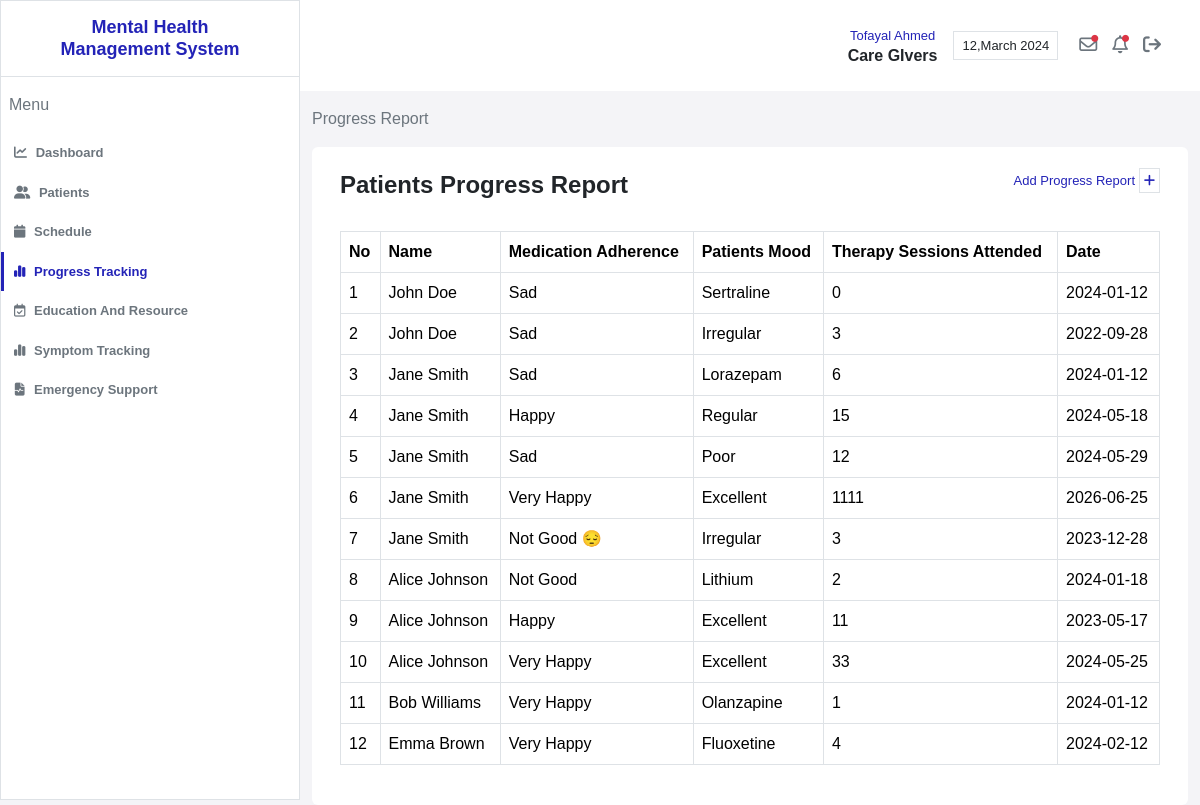
/view/care_giver/progress_tracking.php (signed in), run on an earlier commit of the app's database.
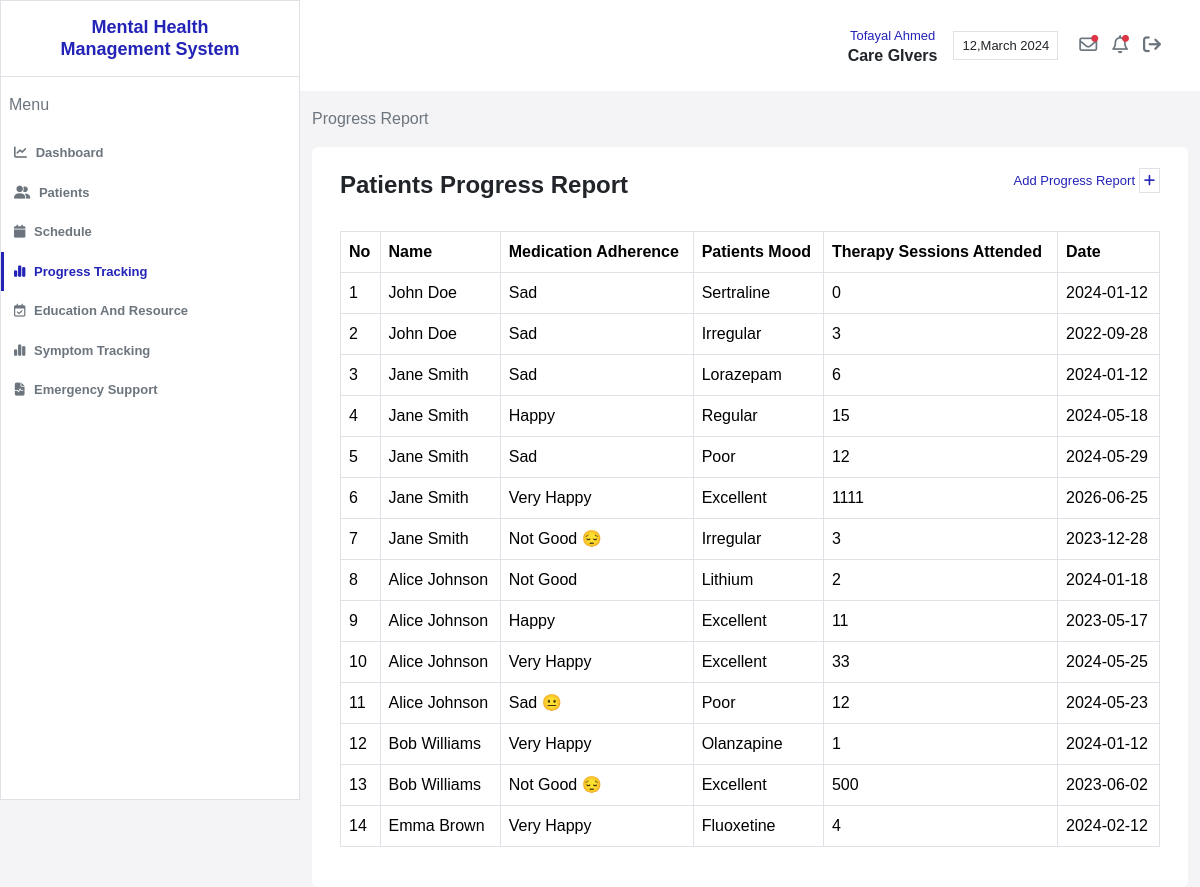
And on a later commit of the database.
### tables this page shows
CREATE TABLE `progress` (
  `id` int(50) NOT NULL,
  `mood` varchar(50) NOT NULL,
  `medication_adherence` varchar(50) NOT NULL,
  `therapy_attended` varchar(50) NOT NULL,
  `patient_id` int(50) NOT NULL,
  `date` varchar(50) NOT NULL
);

CREATE TABLE `patient` (
  `id` int(50) NOT NULL,
  `name` varchar(50) NOT NULL,
  `age` varchar(50) NOT NULL,
  `phone` varchar(50) NOT NULL,
  `care_giver_id` int(50) NOT NULL,
  `gender` varchar(50) NOT NULL,
  `medication` varchar(50) NOT NULL,
  `diagnosis` varchar(300) NOT NULL,
  `date` date NOT NULL DEFAULT current_timestamp()
);

### routes.php (called while the page is built, shortened)
<?php
$routes = [
    '/' => '/Mental_Health_Management_System/',
    'INDEX' => '/Mental_Health_Management_System/index.php',
    'login' => '/Mental_Health_Management_System/view/login.php',
    'signup_decider' => '/Mental_Health_Management_System/view/signup_decider.php',
    'care_giver_signup' => '/Mental_Health_Management_System/view/care_giver/signup.php',
    'care_giver_dashboard' => '/Mental_Health_Management_System/view/care_giver/dashboard.php',
    'care_giver_emergency_support' => '/Mental_Health_Management_System/view/care_giver/emergency_support.php',
    'care_givers_patients' => '/Mental_Health_Management_System/view/care_giver/patients.php',
    'care_giver_progress_tracking' => '/Mental_Health_Management_System/view/care_giver/progress_tracking.php',
    'care_giver_symptoms_tracking_behaviour' => '/Mental_Health_Management_System/view/care_giver/symptoms_tracking_behaviour.php',
    'care_giver_schedule_page' => '/Mental_Health_Management_System/view/care_giver/schedule.php',
    'care_giver_education_and_resource' => '/Mental_Health_Management_System/view/care_giver/education_resources.php',
];
$backend_routes = [
    'login_controller' => '/Mental_Health_Management_System/controller/loginController.php',
    'logout_controller' => '/Mental_Health_Management_System/controller/logoutController.php',
    'care_giver_signup_controller' => '/Mental_Health_Management_System/controller/care_giver/signupController.php',
    'care_giver_add_a_patient_controller' => '/Mental_Health_Management_System/controller/care_giver/patients/add_a_patientController.php',
    'care_giver_delete_patient_controller' => '/Mental_Health_Management_System/controller/care_giver/patients/delete_patientsController.php',
    'care_giver_edit_patient_controller' => '/Mental_Health_Management_System/controller/care_giver/patients/edit_patientController.php',
    'care_giver_add_a_schedule_controller' => '/Mental_Health_Management_System/controller/care_giver/schedule/add_a_scheduleController.php',
    'care_giver_delete_a_schedule_controller' => '/Mental_Health_Management_System/controller/care_giver/schedule/delete_scheduleController.php',
    'care_giver_add_progress_controller' => '/Mental_Health_Management_System/controller/care_giver/add_progressController.php',
    'care_giver_add_symptoms_tracking_controller' => '/Mental_Health_Management_System/controller/care_giver/add_symptoms_trackingController.php',
];
?>

### model/patientRepo.php (called while the page is built, shortened)
<?php
function findAllPatientsByCareGiverID($id)
{
    $conn = db_conn();
    $selectQuery = 'SELECT * FROM `patient` WHERE `care_giver_id` = '.$id;
    try {
        $result = $conn->query($selectQuery);
        $rows = array();
        while ($row = $result->fetch_assoc()) {
            $rows[] = $row;
        }
        return $rows;
    } catch (Exception $e) {
        echo "patientRepo Error: " . $e->getMessage();
        return null;
    } finally {
        $conn->close();
    }
}

### model/progressRepo.php (called while the page is built, shortened)
<?php
function findAllProgressesByPatientID($id)
{
    $conn = db_conn();
    $selectQuery = 'SELECT * FROM `progress` WHERE `patient_id` = ' . $id . ' ORDER BY `id` ASC';
    try {
        $result = $conn->query($selectQuery);
        $rows = array();
        while ($row = $result->fetch_assoc()) {
            $rows[] = $row;
        }
        if (empty($rows)) {
            return ["No rows found in the 'progress' table."];
        }
        return $rows;
    } catch (Exception $e) {
        echo 'progressRepo Error = '. $e->getMessage();
        return null;
    } finally {
        $conn->close();
    }
}

### view/care_giver/progress_tracking.php (the view, shortened to what this page needs)
<?php
require '../../routes.php';
require '../../model/patientRepo.php';
require '../../model/progressRepo.php';
$Dashboard_Page = $routes['care_giver_dashboard'];
$Patients_Page = $routes['care_givers_patients'];
$Schedule_Page = $routes['care_giver_schedule_page'];
$Progress_Tracking_Page = $routes['care_giver_progress_tracking'];
$Symptoms_Tracking_Page = $routes['care_giver_symptoms_tracking_behaviour'];
$Emergency_Support = $routes['care_giver_emergency_support'];
$Logout_Controller = $backend_routes['logout_controller'];
$care_giver_id = $_SESSION['user_id'];
$patients_of_care_giver = findAllPatientsByCareGiverID($care_giver_id);
?>
<!doctype html>
<html lang="en">
<head>
    <link rel="stylesheet" href="https://cdnjs.cloudflare.com/ajax/libs/font-awesome/6.5.2/css/all.min.css" />
    <link href="https://cdn.jsdelivr.net/npm/bootstrap@5.3.3/dist/css/bootstrap.min.css" rel="stylesheet">
    <link href="../../css/main.css" rel="stylesheet">
</head>
<body>
    <section class="dashboard-part ">
        <div class="row">
            <div class="col-xxl-2 col-xl-3 col-lg-3 p-0">
                <div class="sidebar-part border border d-flex align-items-start flex-column ">
                    <div class="s-title p-3 border border-top-0 border-end-0 border-start-0  w-100">
                        <h4 class="text-center cust-color1"><b>Mental Health<br> Management System</b></h4>
                    </div>
                    <div class="nav-box w-100">
                        <label class="px-2 p-3 text-secondary">Menu</label>
                        <ul class="nav navbar-nav text-secondary">
                            <li class="nav-item"><a href="<?php echo $Dashboard_Page; ?>" class=" nav-link "><i class="fa-solid fa-chart-line"></i> Dashboard</a></li>
                            <li class="nav-item"><a href="<?php echo $Patients_Page; ?>" class="nav-link"><i class="fa-solid fa-user-group"></i> Patients</a></li>
                            <li class="nav-item"><a href="<?php echo $Schedule_Page; ?>" class="nav-link"><i class="fa-solid fa-calendar"></i> Schedule</a></li>
                            <li class="nav-item"><a href="<?php echo $Progress_Tracking_Page; ?>" class="active-sidebar-button nav-link"><i class="fa-solid fa-chart-simple"></i> Progress Tracking</a></li>
                            <li class="nav-item"><a href="#" data-bs-toggle="modal" data-bs-target="#education_resourcesModal" class="nav-link"><i class="fa-regular fa-calendar-check"></i> Education And Resource</a></li>
                            <li class="nav-item"><a href="<?php echo $Symptoms_Tracking_Page; ?>" class="nav-link"><i class="fa-solid fa-chart-simple"></i> Symptom Tracking</a></li>
                            <li class="nav-item"><a href="<?php echo $Emergency_Support; ?>" class="nav-link"><i class="fa-solid fa-file-waveform"></i> Emergency Support</a></li>
                        </ul>
                    </div>
                </div>
            </div>
            <div class="col-xxl-10 col-xl-9 col-lg-9 p-0">
                <div class="dash-content ">
                    <div class="dash-header bg-white">
                        <div class=" d-flex justify-content-between">
                            <div class="right-box p-3">
                                <div class="d-flex justify-content-center align-items-center">
                                    <div class="mx-2 d-flex justify-content-center ">
                                        <div class="user-title-box text-center d-lg-block d-none">
                                            <label class="cust-color1">Tofayal Ahmed</label><br>
                                            <h6><b>Care GIvers</b></h6>
                                        </div>
                                    </div>
                                    <div class="mx-2">
                                        <div class="date border p-1 px-2 d-lg-block d-none">
                                            <label>12,March 2024</label>
                                        </div>
                                    </div>
                                    <div class="mx-2">
                                        <div class="icon-group">
                                            <a href="#" class="text-secondary "> <i class="fa-regular fa-envelope"></i> <i class="fa-solid fa-circle  notification-active"></i></a>
                                            <a href="#" class="text-secondary"> <i class="fa-regular fa-bell"></i> <i class="fa-solid fa-circle  notification-active"></i></a>
                                            <a href="<?php echo $Logout_Controller;?>" class="text-secondary"> <i class="fa-solid fa-arrow-right-from-bracket"></i></a>
                                        </div>
                                    </div>
                                </div>
                            </div>
                        </div>
                    </div>
                    <div class="dash-summery patinet-summery">
                        <div class="container-fluid mt-3">
                            <label class="text-secondary mb-3">Progress Report</label>
                            <div class="content-box rounded bg-white p-4 px-3">
                                <div class="overall-patient-ratio ">
                                    <div class="row">
                                        <div class="col-12 p-0">
                                            <div class="row">
                                                <div class="col-12 ">
                                                    <div class="d-flex justify-content-between pb-2">
                                                        <h4><b>Patients Progress Report</b></h4>
                                                        <a href="#" class="cust-color1" data-bs-toggle="modal" data-bs-target="#addpatientsprogressModal">Add Progress Report <span class="border p-1"><i class="fa-solid fa-plus"></i></span></a>
                                                    </div>
                                                </div>
                                                <div class="col-12 mt-3">
                                                    <div class="table-container">
                                                        <table class="table table-bordered  mt-2" id="patient_progress">
                                                            <thead>
                                                                <tr>
                                                                    <th>No</th>
                                                                    <th>Name</th>
                                                                    <th>Medication Adherence</th>
                                                                    <th>Patients Mood</th>
                                                                    <th>Therapy Sessions Attended</th>
                                                                    <th>Date</th>
                                                                </tr>
                                                            </thead>
                                                            <tbody>
                                                                <?php
                                                                $patients = findAllPatientsByCareGiverID($care_giver_id);
                                                                if (!empty($patients)) {
                                                                    $rowCounter = 1;
                                                                    foreach ($patients as $patient) {
                                                                        $progressList = findAllProgressesByPatientID($patient['id']);
                                                                        if ($progressList !== null && !in_array("No rows found in the 'progress' table.", $progressList)) {
                                                                            foreach ($progressList as $progress) {
                                                                                echo "<tr>";
                                                                                echo "<td>" . $rowCounter++ . "</td>";
                                                                                echo "<td>" . htmlspecialchars($patient['name']) . "</td>";
                                                                                echo "<td>" . htmlspecialchars($progress['mood']) . "</td>";
                                                                                echo "<td>" . htmlspecialchars($progress['medication_adherence']) . "</td>";
                                                                                echo "<td>" . htmlspecialchars($progress['therapy_attended']) . "</td>";
                                                                                echo "<td>" . htmlspecialchars($progress['date']) . "</td>";
                                                                                echo "</tr>";
                                                                            }
                                                                        } else {
                                                                        }
                                                                    }
                                                                } else {
                                                                    echo "<tr><td colspan='6'>No patients found.</td></tr>";
                                                                }
                                                                ?>
                                                            </tbody>
                                                        </table>
                                                    </div>
                                                </div>
                                            </div>
                                        </div>
                                    </div>
                                </div>
                            </div>
                        </div>
                    </div>
                </div>
            </div>
        </div>
    </section>
</body>
</html>

### css/main.css (style rules this page uses)
html { scroll-behavior: smooth; }
a, a:hover { transition: .3s; text-decoration: none; cursor: pointer; }
h1, h2, h3, h4, h5, h6, address { margin: 0; padding: 0 }
p, lable, a { font-size: 13px; }
ol, ul { list-style: none }
a, h1, h2, h3, h4, h5, h6, ol, p, ul { margin: 0; padding: 0 }
:root { --web-color1: #2323B7; --web-color2: dodgerblue; --web-font-style1: Arial; --web-font-style2: 'Poppins', sans-serif; --web-font-style3: 'Varela Round', sans-serif; --web-font-style4: 'EB Garamond', serif; }
body, html { margin: 0; padding: 0; height: 100%; }
body { font-family: var(--web-font-style2); background: #F4F4F7; }
.row { margin: 0 !Important; }
.cust-color1 { color: var(--web-color1); }
.dashboard-part { height: 100%; }
.dashboard-part .sidebar-part { background: #FFFFFF; height: 100vh ; }
.dashboard-part .sidebar-part .nav-box .nav .nav-item .nav-link { padding: 10px; transition: .3s; border-left-color: var(--web-color1); font-size: 13px; font-weight: bold; border-left: 3px solid transparent; }
.dashboard-part .sidebar-part .nav-box .nav .nav-item .nav-link i { margin-right: 5px; }
.active-sidebar-button, .dashboard-part .sidebar-part .nav-box .nav .nav-item .nav-link:hover { color: var(--web-color1); border-left: 3px solid var(--web-color1) !important; }
.dashboard-part .dash-header { font-size: 13px; background: #f9f9f9; padding: 10px; }
.dashboard-part .dash-header .right-box .icon-group a { position: relative; margin: 5px; }
.dashboard-part .dash-header .right-box .icon-group .notification-active { color: #dc3545; font-size: 7px; position: absolute; top: 0; right: 4px; }
.dashboard-part .dash-header .right-box .icon-group a { font-size: 18px; }
.dashboard-part .dash-content { height: 100%; }
.dashboard-part .dash-content .dash-summery { flex: 1; }
@media (max-width: 1200px) { .s-title h4 { font-size: 18px; } }

What changed in the data, as far as the page shows it:
added progress: patient.name "Alice Johnson", mood "Sad 😐", medication_adherence "Poor", therapy_attended "12", date "2024-05-23", shown under patient (number 3 of 5 on the later page)
added progress: patient.name "Bob Williams", mood "Not Good 😔", medication_adherence "Excellent", therapy_attended "500", date "2023-06-02", shown under patient (number 4 of 5 on the later page)
